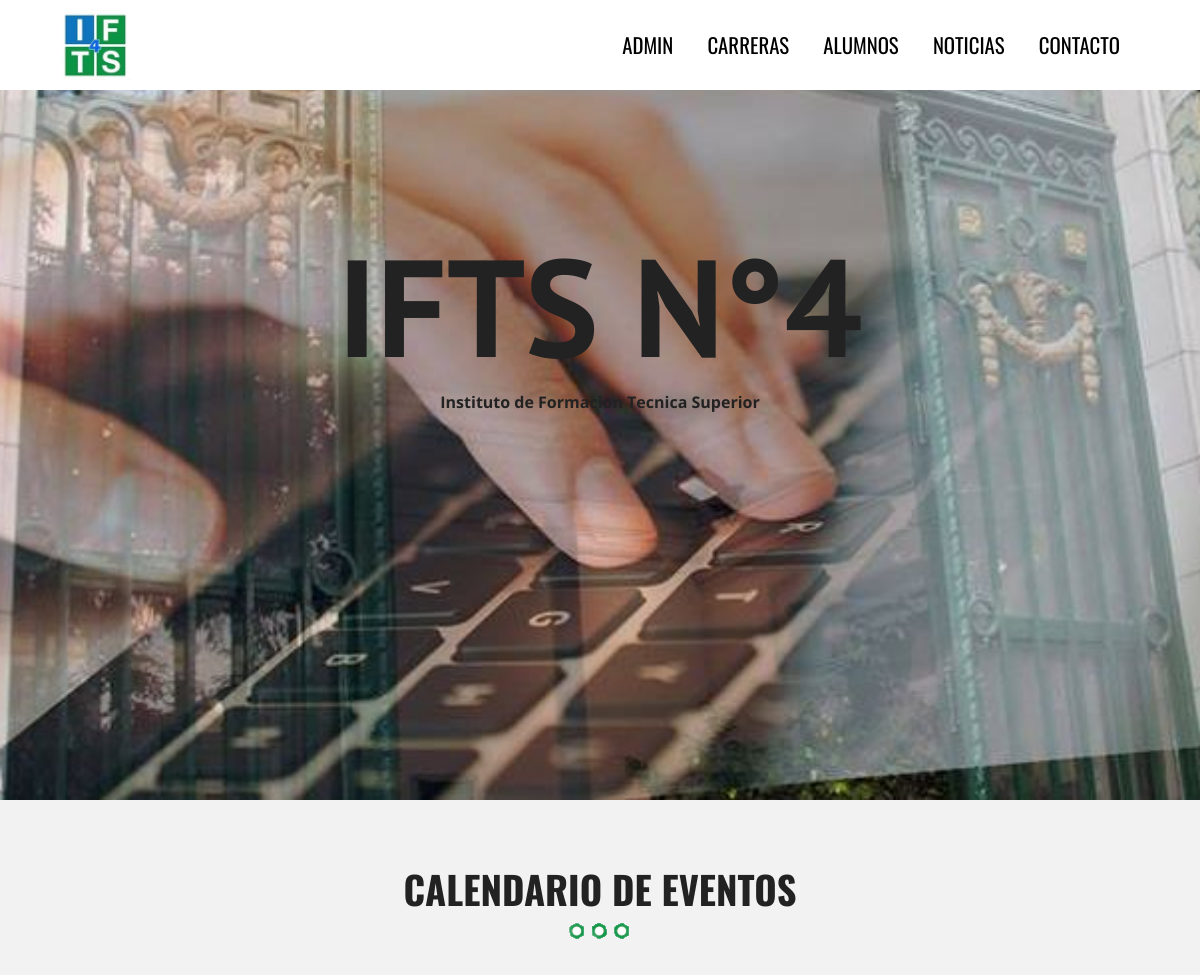
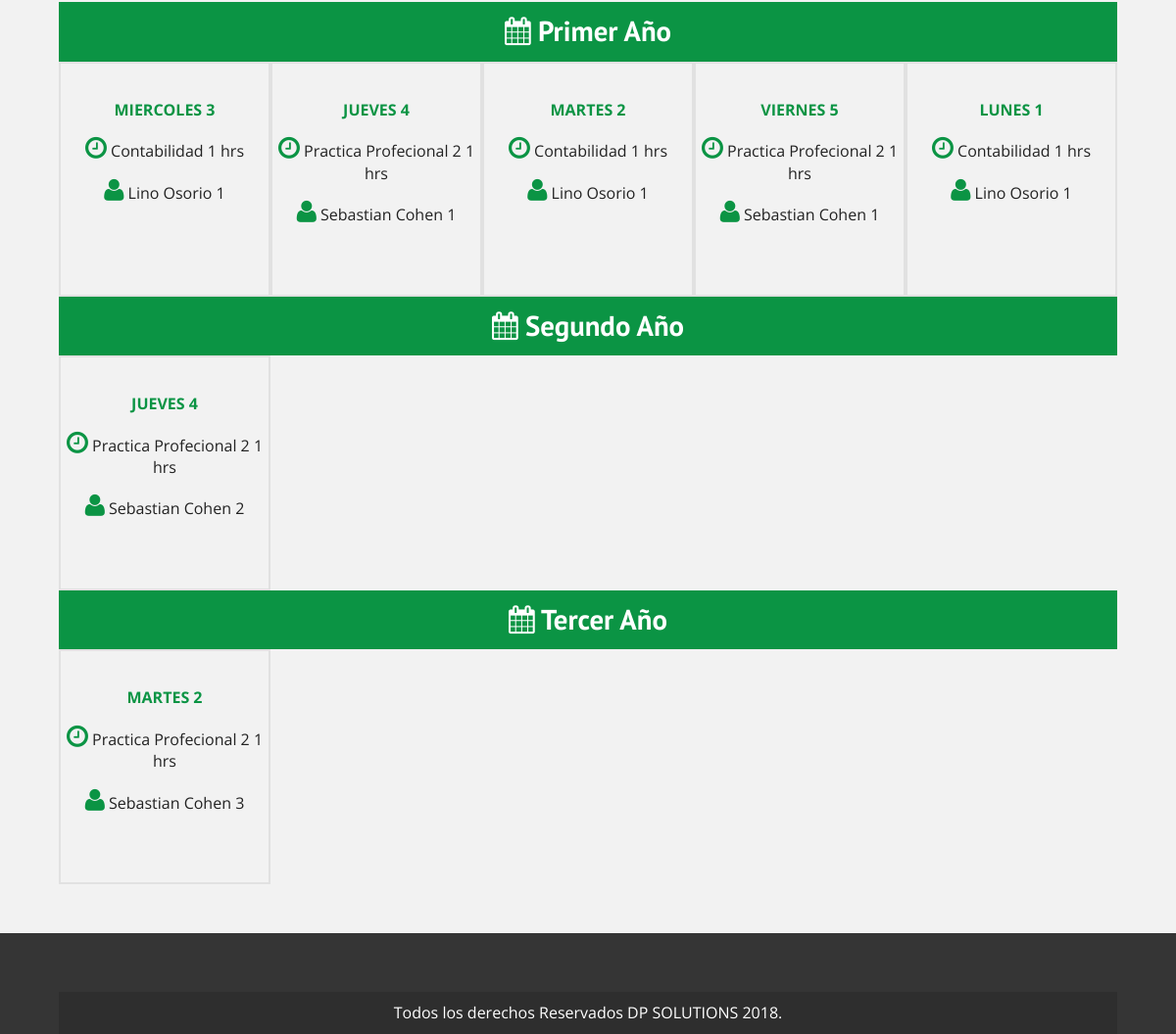
Page /calendario.php on the committed database (2 pictures, top to bottom).
### tables this page shows
CREATE TABLE `cursos` (
  `idCurso` int(11) NOT NULL,
  `materiaCurso` int(11) DEFAULT NULL,
  `profesorCurso` int(11) DEFAULT NULL,
  `diaCurso` varchar(45) DEFAULT NULL,
  `ordenDia` int(11) NOT NULL,
  `horaCurso` varchar(45) DEFAULT NULL,
  `añoCurso` int(3) NOT NULL
);

CREATE TABLE `materias` (
  `idMaterias` int(11) NOT NULL,
  `nombreMateria` varchar(50) DEFAULT NULL,
  `programaMateria` longtext,
  `carrera` int(11) DEFAULT NULL
);

CREATE TABLE `profesores` (
  `idProfesor` int(11) NOT NULL,
  `nombreProfesor` varchar(50) DEFAULT NULL,
  `dniProfesor` int(11) DEFAULT NULL
);

### calendario.php (the view, shortened to what this page needs)
<?php include_once 'includes/templates/header.php'; ?>
        <section class="seccion contenedor">
              <h2>Calendario de Eventos</h2>
              <?php
                  try {
                    require_once('includes/funciones/bd_conexion.php');
                    $sql = "SELECT idCurso, diaCurso, horaCurso, añoCurso, ordenDia,nombreMateria, nombreProfesor ";
                    $sql .= "FROM cursos ";
                    $sql .= "INNER JOIN materias ";
                    $sql .= "ON cursos.materiaCurso=materias.idMaterias ";
                    $sql .= "INNER JOIN profesores ";
                    $sql .= "ON cursos.profesorCurso=profesores.idProfesor ";
                    $sql .= "ORDER BY añoCurso ";
                    $resultado = $conn->query($sql);
                  } catch (Exception $e) {
                    $error = $e->getMessage();
                  }
               ?>
               <div class="calendario">
               <?php while($cursos = $resultado->fetch_all(MYSQLI_ASSOC) ) { ?>
                     <?php $dias = array(); ?>
                     <?php foreach($cursos as $curso) {
                        $dias[] = $curso['añoCurso'];
                      } ?>
                     <?php $dias = array_values(array_unique($dias)) ?>
                     <?php $contador = 0; ?>
                     <?php foreach($cursos as $curso): ?>
                            <?php if($contador < count($dias)): ?>
                              <?php $curso_nivel = $curso['añoCurso']; ?>
                              <?php if($curso_nivel == $dias[$contador]): ?>
                                    <h3>
                                          <i class="fa fa-calendar" aria-hidden="true"></i>
                                          <?php switch ($curso['añoCurso']) {
                                        case 1:
                                          echo 'Primer Año';
                                          break;
                                        case 2:
                                          echo 'Segundo Año';
                                          break;
                                        case 3:
                                          echo 'Tercer Año';
                                          break;
                                          }
                                       ?>
                                    </h3>
                                   <?php $contador++; ?>
                              <?php endif; ?>
                            <?php endif; ?>
                           <div class="dia">
                                 <p class="titulo"><?php echo $curso['diaCurso'] . " " . $curso['ordenDia']; ?></p>
                                 <p class="hora"><i class="fa fa-clock-o" aria-hidden="true"></i> <?php echo $curso['nombreMateria'] . " " . $curso['horaCurso'] . " hrs"; ?>
                                <p><i class="fa fa-user" aria-hidden="true"></i>
                                      <?php echo $curso['nombreProfesor'] . " " . $curso['añoCurso']; ?>
                                </p>
                           </div>
                     <?php endforeach; ?>
                 </div>
                 <?php } ?>
        </section>
    <?php include_once 'includes/templates/footer.php'; ?>

### includes/templates/header.php (shortened to what this page needs)
<!doctype html>
<html class="no-js" lang="">
    <head>
        <link rel="stylesheet" href="css/normalize.css">
        <link rel="stylesheet" href="css/font-awesome.min.css">
        <link rel="stylesheet" href="css/main.css">
    </head>
    <body class="<?php echo $pagina; ?>">
    <header class="site-header">
      <div class="barra">
            <div class="contenedor clearfix">
                <div class="logo">
                    <a href="index.php">
                        <img src="img/logo.png" alt="logo gdlwebcamp">
                    </a>
                </div>
                <nav class="navegacion-principal clearfix">
                    <a href="/tecnicatura/admin/login.php">Admin</a>
                    <a href="carreras.php">Carreras</a>
                    <a href="calendario.php">Alumnos</a>
                    <a href="invitados.php">Noticias</a>
                    <a href="registro.php">Contacto</a>
                </nav>
            </div>
        </div>
            <div class="hero">
                <div class="contenido-header">
                        <h1 class="nombre-sitio">ifts n°4</h1>
                        <p class="slogan"><span>Instituto de Formacion Tecnica Superior</span></p>
                    </div>
                </div>
        </header>

### includes/templates/footer.php (shortened to what this page needs)
<footer class="site-footer">
    <div class="contenedor clearfix">
    <p class="copyright">
      Todos los derechos Reservados DP SOLUTIONS 2018.
    </p>
          <link href="//cdn-images.mailchimp.com/embedcode/classic-10_7.css" rel="stylesheet" type="text/css">
</footer>
</body>
</html>

### css/main.css (style rules this page uses)
html { color: #222; font-size: 1em; line-height: 1.4; }
audio, canvas, iframe, img, svg, video { vertical-align: middle; }
html { box-sizing: border-box; }
*,*:before,*:after { box-sizing: inherit; }
body { background-color: #f2f2f2; font-family: 'Open Sans', sans-serif; }
.contenedor { width: 98%; margin:0 auto; }
@media only screen and (min-width:480px) { .contenedor { width: 95%; } }
@media only screen and (min-width:768px) { .contenedor { width: 90%; } }
@media only screen and (min-width:992px) { .contenedor { width: 90%; max-width: 1100px; } }
.seccion { padding: 30px 0; }
.seccion p { font-size: 1.2em; text-align: center; }
h2 { font-family: 'Oswald', sans-serif; font-size: 2.4em; text-transform: uppercase; text-align: center; }
h2::after { content: ''; margin: 0 auto; background-image: url(../img/separador.png); height: 30px; width: 100px; display: block; }
h3 { font-size: 1.8em; color: #0b9444; font-family: 'PT Sans', sans-serif; margin: 0; }
div.hero { background-image: url(../img/portadaIFTS.jpg); height: 100vh; background-position: top center; background-size: cover; }
div.contenido-header { padding-top: 40px; }
@media only screen and (min-width:768px) { div.contenido-header { padding-top: 10px; } }
p.slogan { text-transform: none!important; text-align: center; position: relative; top: 200px; }
p.slogan span { font-weight: bold; }
h1.nombre-sitio { font-size: 5.8vw; text-transform: uppercase; font-family: 'PT Sans', sans-serif; padding-top: 27px; text-align: center; position: relative; top: 200px; }
@media only screen and (min-width:768px) { h1.nombre-sitio { font-size: 11.5vw; margin: 0; line-height: 1; text-align: center; position: relative; top: 200px; } }
div.barra { background-color: #ffffff; padding: 10px 0; position: fixed; width: 100%; top: 0; left: 0; z-index: 2; }
div.logo { width: 80%; float: left; }
div.logo img { width: 70px; height: 70px; }
@media only screen and (min-width:768px) { div.logo { width:30%; } }
nav.navegacion-principal { display: none; width: 100%; padding: 10px 0; }
nav.navegacion-principal a { font-family: 'Oswald', sans-serif; color: #000000; font-size: 1.3em; text-transform: uppercase; text-decoration: none; transition: all .6s ease; width: 100%; display: block; text-align: center; margin-bottom: 20px; clear: both; }
@media only screen and (min-width:768px) { nav.navegacion-principal { width: 70%; float: right; text-align: right; display: block; } }
@media only screen and (min-width:768px) { nav.navegacion-principal a { padding: 10px 10px; display: inline-block; width:auto; display: inline-block; text-align: center; margin:0 10px 0 0; } }
footer { background-color: #353535; padding-top: 40px; margin-top: 20px; }
p.copyright { background-color: #2e2e2e; color: #ffffff; padding: 10px 0; margin:20px 0 0 0; text-align: center; }
div.calendario h3 { background-color: #0b9444; clear: both; color: white; text-align: center; padding: 10px 0; }
div.calendario::after { clear: both; display: block; content: ''; }
div.dia { width: 100%; float: left; border: 2px solid #e1e1e1; transition: all .3s ease; }
@media only screen and (min-width:768px) { div.dia { width: 20%; min-height: 240px; padding-top: 20px; } }
@media only screen and (min-width:768px) { div.dia p.titulo { color: #0b9444; text-transform: uppercase; font-weight: bold; } }
@media only screen and (min-width:768px) { div.dia p { font-size: 1em; } }
@media only screen and (min-width:768px) { div.dia i { color: #0b9444; font-size: 1.6em; } }
@media only screen and (min-width:768px) { .clearfix:before, .clearfix:after { content: " "; display: table; } }
@media only screen and (min-width:768px) { .clearfix:after { clear: both; } }

### rows in the picture
cursos: shows "Tercer Año", diaCurso "MARTES", ordenDia "2", materiaCurso.nombreMateria "Practica Profecional 2", horaCurso "1", profesorCurso.nombreProfesor "Sebastian Cohen", añoCurso "3"
cursos: shows "Primer Año", diaCurso "MIERCOLES", ordenDia "3", materiaCurso.nombreMateria "Contabilidad", horaCurso "1", profesorCurso.nombreProfesor "Lino Osorio", añoCurso "1"
cursos: diaCurso "JUEVES", ordenDia "4", materiaCurso.nombreMateria "Practica Profecional 2", horaCurso "1", profesorCurso.nombreProfesor "Sebastian Cohen", añoCurso "1"
cursos: diaCurso "MARTES", ordenDia "2", materiaCurso.nombreMateria "Contabilidad", horaCurso "1", profesorCurso.nombreProfesor "Lino Osorio", añoCurso "1"
cursos: diaCurso "VIERNES", ordenDia "5", materiaCurso.nombreMateria "Practica Profecional 2", horaCurso "1", profesorCurso.nombreProfesor "Sebastian Cohen", añoCurso "1"
cursos: diaCurso "LUNES", ordenDia "1", materiaCurso.nombreMateria "Contabilidad", horaCurso "1", profesorCurso.nombreProfesor "Lino Osorio", añoCurso "1"
cursos: shows "Segundo Año", diaCurso "JUEVES", ordenDia "4", materiaCurso.nombreMateria "Practica Profecional 2", horaCurso "1", profesorCurso.nombreProfesor "Sebastian Cohen", añoCurso "2"
